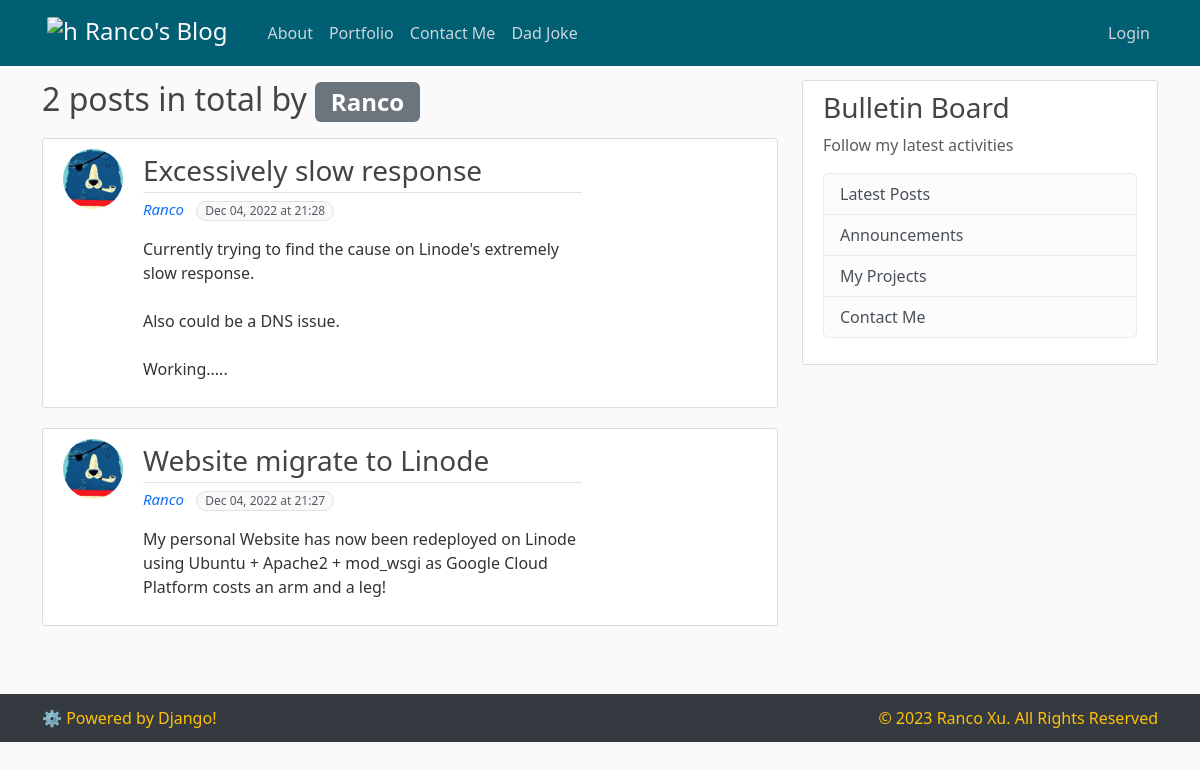
/user/Ranco, run on an earlier commit of the app's database.
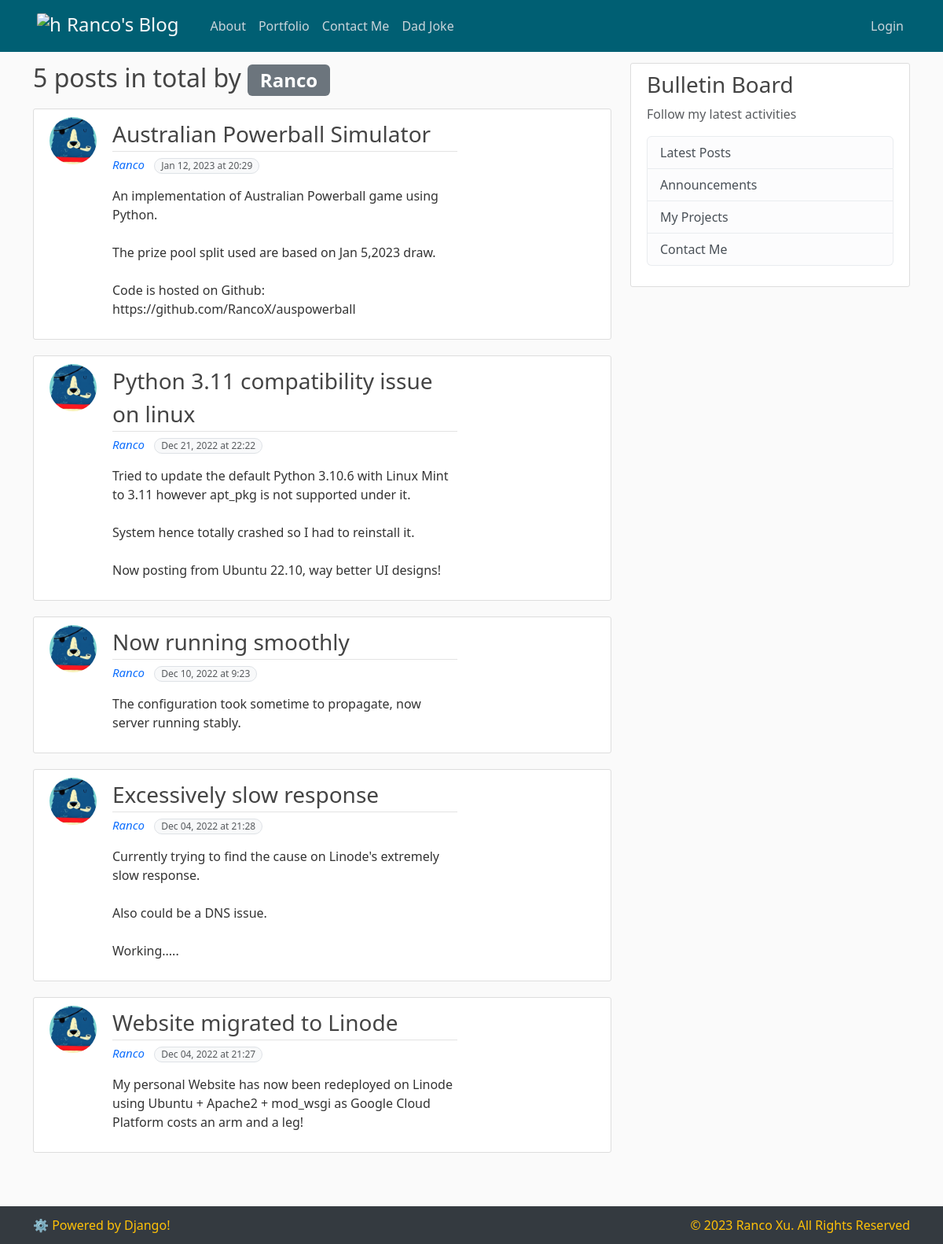
And on a later commit of the database.
### blog/models.py (models this page shows, shortened)
class Post(models.Model):
    title=models.CharField(max_length=120)
    content=models.TextField()
    date_posted=models.DateTimeField(default=timezone.now)
    author=models.ForeignKey(User, on_delete=models.CASCADE)

### all_users/models.py (models this page shows, shortened)
class Profile(models.Model):
    user = models.OneToOneField(User, on_delete=models.CASCADE)
    image = models.ImageField(default='Default.jpg', upload_to='profile_pics')

### blog/views.py (the view)
# urls.py: path('user/<str:username>', UserPostListView.as_view(), name='user-posts'),
class UserPostListView(ListView):
    model = Post
    template_name = 'blog/user_posts.html'
    context_object_name = 'all_posts'
    paginate_by = 5
    def get_queryset(self):
        user = get_object_or_404(User, username=self.kwargs.get('username'))
        return Post.objects.filter(author=user).order_by('-date_posted')

### blog/templates/blog/user_posts.html (shortened to what this page needs)
{% extends 'blog/base.html' %}
{%block content%}
{% if page_obj.paginator.count > 1 %}
    <h2 class="mb-3">{{ page_obj.paginator.count }} posts in total by <span class="badge text-bg-secondary">{{ view.kwargs.username }}</span></h2>
{% elif page_obj.paginator.count == 1 %}
    <h2 class="mb-3"><span class="badge text-bg-warning">{{ view.kwargs.username }}</span> has only made one post</h2>
{% else %}
    <h2 class="mb-3">No post by <span class="badge text-bg-danger">{{ view.kwargs.username }}</span> yet!</h2>
{% endif %}
{% for post in all_posts %}
<article class="media content-section">
    <div class="container">
        <div class="row">
            <img class="rounded-circle article-image me-2 col-4 px-0" style="width: 60px; height: 60px;" src="{{post.author.profile.image.url}}">
            <div class="media-body col-8">
                <div class="article-metadata">
                    <a class="article-title fs-3 fw-normal text-decoration-none" href="{% url 'post-detail' post.id %}">{{ post.title }}</a>
                </div>
                <a class="me-2 fst-italic text-decoration-none" style="font-size: 15px;" href="{% url 'user-posts' post.author.username %}">{{ post.author }}</a>
                <p class="text-muted text-nowrap bg-light border rounded-pill d-inline-block px-2" style="font-size: 12px;">{{ post.date_posted|date:"M d, Y \a\t G:i" }}</p>
                <p class="article-content">{{ post.content }}</p>
            </div>
        </div>
    </div>
</article>
{% endfor %}
    {%endblock content%}

### blog/templates/blog/base.html (shortened to what this page needs)
{% load static %}
<!DOCTYPE html>
<html>
<head>
 <link href="https://cdn.jsdelivr.net/npm/bootstrap@5.3.0-alpha3/dist/css/bootstrap.min.css" rel="stylesheet">
  <link rel="stylesheet" type="text/css" href="{% static 'blog/main.css' %}">
</head>
<body style="min-height: 1000px;">
<header class="site-header">
  <nav class="navbar navbar-expand-md fixed-top" style="background-color: #005f73;">
      <div class="container">
          <a href="{%url 'blog-home'%}" class="navbar-brand h1 my-1 display-5 fw-normal fs-4 text-light">
            <img class="d-inline-block align-top" style="width: 30px; object-fit:contain; border-radius:2px; margin-left: 5px; margin-right: 8px; padding-bottom: 3px;"
            src="https://cdn-icons-png.flaticon.com/512/235/235355.png"
            alt="https://cdn-icons-png.flaticon.com/512/65/65956.png">Ranco's Blog
          </a>
          <div class="collapse navbar-collapse ms-3" id="navbarNav">
            <div class="navbar-nav me-auto">
              <a class="nav-item nav-link" href="{%url 'blog-about'%}">About</a>
              <a class="nav-item nav-link" href="{%url 'blog-portfolio'%}">Portfolio</a>
              <a class="nav-item nav-link" href="{%url 'blog-contactme'%}">Contact Me</a>
	      <a class="nav-item nav-link" href="{%url 'dadjoke'%}">Dad Joke</a>
          </div>
          <div class="navbar-nav">
            {%if user.is_authenticated%}
            <a class="nav-item nav-link" href="{%url 'post-create'%}">New Post</a>
            <a class="nav-item nav-link" href="{%url 'user_profile'%}">Profile</a>
            <a class="nav-item nav-link" href="/admin">Admin</a>
            <a class="nav-item nav-link" href="{%url 'user_logout'%}">Logout</a>
            {%else%}
            <a class="nav-item nav-link" href="{%url 'user_login'%}">Login</a>
            {%endif%}
          </div>
        </div>
      </div>
  </nav>
</header>
  <main role="main" class="container">
    <div class="row">
      <div class="col-md-8">
        {% block content %}{% endblock %}
      </div>
      <div class="col-md-4">
        <div class="content-section">
          <h3>Bulletin Board</h3>
          <p class='text-muted'>Follow my latest activities
          <ul class="list-group">
            <li class="list-group-item list-group-item-light">Latest Posts</li>
            <li class="list-group-item list-group-item-light">Announcements</li>
            <li class="list-group-item list-group-item-light">My Projects</li>
            <li class="list-group-item list-group-item-light">Contact Me</li>
          </ul>
          </p>
        </div>
      </div>
    </div>
  </main>
</body>
<div class="navbar navbar-inverse navbar-fixed-bottom py-0 mt-5" style="background-color: rgb(52,58,64);">
  <div class="container">
    <p class="navbar-text my-1" style="display: inline-block; color: #ffc107;">&#x2699; Powered by Django!</p>
    <p class="navbar-text my-1" style="display: inline-block; color: #ffc107;">&#xa9; 2023 Ranco Xu. All Rights Reserved</p>
  </div>
</div>
</html>

### blog/static/blog/main.css (style rules this page uses)
body { background: #fafafa; color: #333333; margin-top: 5rem; }
h1, h2, h3, h4, h5, h6 { color: #444444; }
ul { margin: 0; }
.site-header .navbar-nav .nav-link { color: #cbd5db; }
.content-section { background: #ffffff; padding: 10px 20px; border: 1px solid #dddddd; border-radius: 3px; margin-bottom: 20px; }
.article-title { color: #444444; }
.article-content { white-space: pre-line; }
.article-metadata { padding-bottom: 1px; margin-bottom: 4px; border-bottom: 1px solid #e3e3e3 }

What changed in the data, as far as the page shows it:
added Post: author.profile.image (picture), title "Australian Powerball Simulator", author "Ranco", date_posted "Jan 12, 2023 at 20:29", content "An implementation of Australian Powerball game using Python. The prize pool split used are based on Jan 5,2023 draw. Code is hosted on Github: https://github.com/RancoX/auspowerball"
added Post: author.profile.image (picture), title "Python 3.11 compatibility issue on linux", author "Ranco", date_posted "Dec 21, 2022 at 22:22", content "Tried to update the default Python 3.10.6 with Linux Mint to 3.11 however apt_pkg is not supported under it. System hence totally crashed so I had to reinstall it. Now posting from Ubuntu 22.10, way better UI designs!"
added Post: author.profile.image (picture), title "Now running smoothly", author "Ranco", date_posted "Dec 10, 2022 at 9:23", content "The configuration took sometime to propagate, now server running stably."
changed Post: title "Website migrate to Linode" → "Website migrated to Linode"
Also different on the page:
{{ page_obj.paginator.count }}: "2" → "5"
